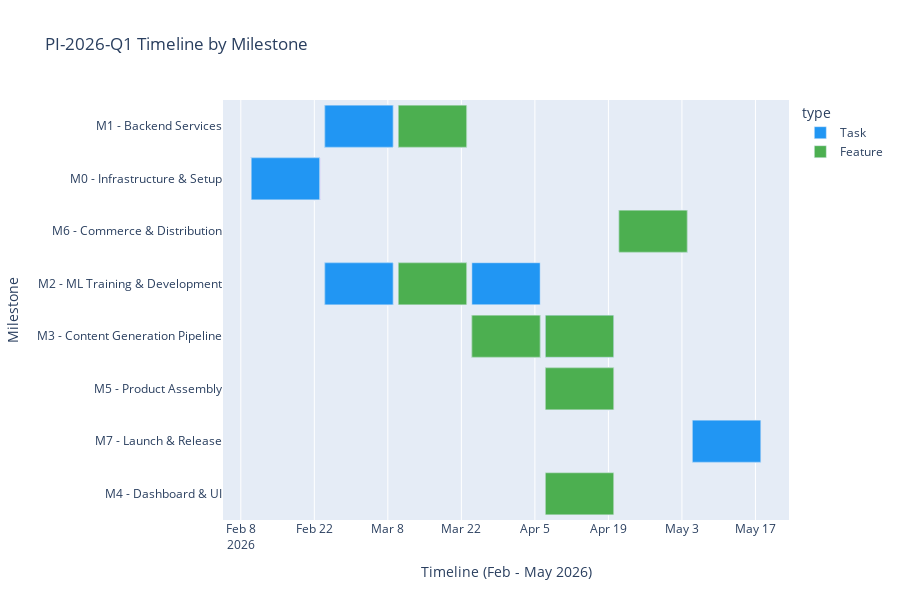

The notebook cell saved with this chart:
### Code cell
# Create Gantt chart by Milestone
fig = px.timeline(
    df,
    x_start='start_date',
    x_end='end_date',
    y='milestone',
    color='type',
    hover_data=['key', 'title', 'effort', 'priority', 'area'],
    title='PI-2026-Q1 Timeline by Milestone',
    labels={'milestone': 'Milestone'},
    color_discrete_map={
        'Task': '#2196F3',
        'Feature': '#4CAF50',
        'Bug': '#FF6B6B'
    },
    height=600
)

fig.update_yaxes(categoryorder='total ascending')
fig.update_layout(
    xaxis_title='Timeline (Feb - May 2026)',
    font=dict(size=12),
    showlegend=True,
    hovermode='closest'
)

fig.show()

### Figure 1 — Plotly figure (JSON) as saved in the notebook; plotly's stock layout.template omitted (floating-point values rounded to 4 significant figures; data arrays with more than 128 entries replaced by an {"elided": "..."} marker saying what was removed)
{"data": [{"base": ["2026-02-10T00:00:00.000000000", "2026-02-10T00:00:00.000000000", "2026-02-10T00:00:00.000000000", "2026-02-10T00:00:00.000000000", "2026-02-10T00:00:00.000000000", "2026-02-10T00:00:00.000000000", "2026-02-10T00:00:00.000000000", "2026-02-10T00:00:00.000000000", "2026-02-10T00:00:00.000000000", "2026-02-10T00:00:00.000000000", "2026-02-10T00:00:00.000000000", "2026-02-10T00:00:00.000000000", "2026-02-10T00:00:00.000000000", "2026-02-10T00:00:00.000000000", "2026-02-10T00:00:00.000000000", "2026-02-10T00:00:00.000000000", "2026-02-10T00:00:00.000000000", "2026-02-10T00:00:00.000000000", "2026-02-24T00:00:00.000000000", "2026-02-24T00:00:00.000000000", "2026-02-24T00:00:00.000000000", "2026-02-24T00:00:00.000000000", "2026-02-24T00:00:00.000000000", "2026-02-24T00:00:00.000000000", "2026-02-24T00:00:00.000000000", "2026-02-24T00:00:00.000000000", "2026-02-24T00:00:00.000000000", "2026-02-24T00:00:00.000000000", "2026-02-24T00:00:00.000000000", "2026-03-10T00:00:00.000000000", "2026-03-10T00:00:00.000000000", "2026-03-10T00:00:00.000000000", "2026-02-24T00:00:00.000000000", "2026-02-24T00:00:00.000000000", "2026-02-24T00:00:00.000000000", "2026-02-24T00:00:00.000000000", "2026-02-24T00:00:00.000000000", "2026-02-24T00:00:00.000000000", "2026-02-24T00:00:00.000000000", "2026-03-10T00:00:00.000000000", "2026-03-24T00:00:00.000000000", "2026-03-24T00:00:00.000000000", "2026-03-24T00:00:00.000000000", "2026-03-24T00:00:00.000000000", "2026-04-07T00:00:00.000000000", "2026-04-07T00:00:00.000000000", "2026-04-07T00:00:00.000000000", "2026-04-21T00:00:00.000000000", "2026-04-21T00:00:00.000000000", "2026-04-21T00:00:00.000000000", "2026-04-21T00:00:00.000000000", "2026-04-21T00:00:00.000000000", "2026-04-21T00:00:00.000000000", "2026-04-21T00:00:00.000000000", "2026-04-21T00:00:00.000000000", "2026-04-21T00:00:00.000000000", "2026-04-21T00:00:00.000000000", "2026-04-21T00:00:00.000000000", "2026-04-21T00:00:00.000000000", "2026-05-05T00:00:00.000000000", "2026-05-05T00:00:00.000000000", "2026-05-05T00:00:00.000000000"], "customdata": {"elided": "62x5 mixed values"}, "hovertemplate": "type=Task<br>start_date=%{base}<br>end_date=%{x}<br>Milestone=%{y}<br>key=%{customdata[0]}<br>title=%{customdata[1]}<br>effort=%{customdata[2]}<br>priority=%{customdata[3]}<br>area=%{customdata[4]}<extra></extra>", "legendgroup": "Task", "marker": {"color": "#2196F3", "pattern": {"shape": ""}}, "name": "Task", "orientation": "h", "showlegend": true, "textposition": "auto", "type": "bar", "x": [1123200000, 1123200000, 1123200000, 1123200000, 1123200000, 1123200000, 1123200000, 1123200000, 1123200000, 1123200000, 1123200000, 1123200000, 1123200000, 1123200000, 1123200000, 1123200000, 1123200000, 1123200000, 1123200000, 1123200000, 1123200000, 1123200000, 1123200000, 1123200000, 1123200000, 1123200000, 1123200000, 1123200000, 1123200000, 1123200000, 1123200000, 1123200000, 1123200000, 1123200000, 1123200000, 1123200000, 1123200000, 1123200000, 1123200000, 1123200000, 1123200000, 1123200000, 1123200000, 1123200000, 1123200000, 1123200000, 1123200000, 1123200000, 1123200000, 1123200000, 1123200000, 1123200000, 1123200000, 1123200000, 1123200000, 1123200000, 1123200000, 1123200000, 1123200000, 1123200000, 1123200000, 1123200000], "xaxis": "x", "y": ["M0 - Infrastructure & Setup", "M0 - Infrastructure & Setup", "M0 - Infrastructure & Setup", "M0 - Infrastructure & Setup", "M0 - Infrastructure & Setup", "M0 - Infrastructure & Setup", "M0 - Infrastructure & Setup", "M0 - Infrastructure & Setup", "M0 - Infrastructure & Setup", "M0 - Infrastructure & Setup", "M0 - Infrastructure & Setup", "M0 - Infrastructure & Setup", "M0 - Infrastructure & Setup", "M0 - Infrastructure & Setup", "M0 - Infrastructure & Setup", "M0 - Infrastructure & Setup", "M0 - Infrastructure & Setup", "M0 - Infrastructure & Setup", "M1 - Backend Services", "M1 - Backend Services", "M1 - Backend Services", "M1 - Backend Services", "M1 - Backend Services", "M1 - Backend Services", "M1 - Backend Services", "M1 - Backend Services", "M1 - Backend Services", "M1 - Backend Services", "M1 - Backend Services", "M1 - Backend Services", "M1 - Backend Services", "M1 - Backend Services", "M2 - ML Training & Development", "M2 - ML Training & Development", "M2 - ML Training & Development", "M2 - ML Training & Development", "M2 - ML Training & Development", "M2 - ML Training & Development", "M2 - ML Training & Development", "M2 - ML Training & Development", "M2 - ML Training & Development", "M3 - Content Generation Pipeline", "M3 - Content Generation Pipeline", "M3 - Content Generation Pipeline", "M3 - Content Generation Pipeline", "M5 - Product Assembly", "M5 - Product Assembly", "M6 - Commerce & Distribution", "M6 - Commerce & Distribution", "M6 - Commerce & Distribution", "M6 - Commerce & Distribution", "M6 - Commerce & Distribution", "M6 - Commerce & Distribution", "M6 - Commerce & Distribution", "M6 - Commerce & Distribution", "M6 - Commerce & Distribution", "M6 - Commerce & Distribution", "M6 - Commerce & Distribution", "M6 - Commerce & Distribution", "M7 - Launch & Release", "M7 - Launch & Release", "M7 - Launch & Release"], "yaxis": "y"}, {"base": ["2026-03-10T00:00:00.000000000", "2026-03-10T00:00:00.000000000", "2026-03-10T00:00:00.000000000", "2026-03-10T00:00:00.000000000", "2026-03-10T00:00:00.000000000", "2026-03-10T00:00:00.000000000", "2026-03-10T00:00:00.000000000", "2026-03-10T00:00:00.000000000", "2026-03-10T00:00:00.000000000", "2026-03-24T00:00:00.000000000", "2026-03-24T00:00:00.000000000", "2026-03-24T00:00:00.000000000", "2026-03-24T00:00:00.000000000", "2026-03-24T00:00:00.000000000", "2026-03-24T00:00:00.000000000", "2026-03-24T00:00:00.000000000", "2026-04-07T00:00:00.000000000", "2026-04-07T00:00:00.000000000", "2026-04-07T00:00:00.000000000", "2026-04-07T00:00:00.000000000", "2026-04-07T00:00:00.000000000", "2026-04-07T00:00:00.000000000", "2026-04-07T00:00:00.000000000", "2026-04-07T00:00:00.000000000", "2026-04-07T00:00:00.000000000", "2026-04-07T00:00:00.000000000", "2026-04-21T00:00:00.000000000", "2026-04-21T00:00:00.000000000", "2026-04-21T00:00:00.000000000", "2026-04-21T00:00:00.000000000", "2026-04-21T00:00:00.000000000"], "customdata": {"elided": "31x5 mixed values"}, "hovertemplate": "type=Feature<br>start_date=%{base}<br>end_date=%{x}<br>Milestone=%{y}<br>key=%{customdata[0]}<br>title=%{customdata[1]}<br>effort=%{customdata[2]}<br>priority=%{customdata[3]}<br>area=%{customdata[4]}<extra></extra>", "legendgroup": "Feature", "marker": {"color": "#4CAF50", "pattern": {"shape": ""}}, "name": "Feature", "orientation": "h", "showlegend": true, "textposition": "auto", "type": "bar", "x": [1123200000, 1123200000, 1123200000, 1123200000, 1123200000, 1123200000, 1123200000, 1123200000, 1123200000, 1123200000, 1123200000, 1123200000, 1123200000, 1123200000, 1123200000, 1123200000, 1123200000, 1123200000, 1123200000, 1123200000, 1123200000, 1123200000, 1123200000, 1123200000, 1123200000, 1123200000, 1123200000, 1123200000, 1123200000, 1123200000, 1123200000], "xaxis": "x", "y": ["M1 - Backend Services", "M1 - Backend Services", "M1 - Backend Services", "M1 - Backend Services", "M1 - Backend Services", "M2 - ML Training & Development", "M2 - ML Training & Development", "M2 - ML Training & Development", "M2 - ML Training & Development", "M3 - Content Generation Pipeline", "M3 - Content Generation Pipeline", "M3 - Content Generation Pipeline", "M3 - Content Generation Pipeline", "M3 - Content Generation Pipeline", "M3 - Content Generation Pipeline", "M3 - Content Generation Pipeline", "M3 - Content Generation Pipeline", "M4 - Dashboard & UI", "M4 - Dashboard & UI", "M5 - Product Assembly", "M5 - Product Assembly", "M5 - Product Assembly", "M5 - Product Assembly", "M5 - Product Assembly", "M5 - Product Assembly", "M5 - Product Assembly", "M6 - Commerce & Distribution", "M6 - Commerce & Distribution", "M6 - Commerce & Distribution", "M6 - Commerce & Distribution", "M6 - Commerce & Distribution"], "yaxis": "y"}], "layout": {"barmode": "overlay", "font": {"size": 12}, "height": 600, "hovermode": "closest", "legend": {"title": {"text": "type"}, "tracegroupgap": 0}, "showlegend": true, "title": {"text": "PI-2026-Q1 Timeline by Milestone"}, "xaxis": {"anchor": "y", "domain": [0, 1], "title": {"text": "Timeline (Feb - May 2026)"}, "type": "date"}, "yaxis": {"anchor": "x", "categoryorder": "total ascending", "domain": [0, 1], "title": {"text": "Milestone"}}}}
